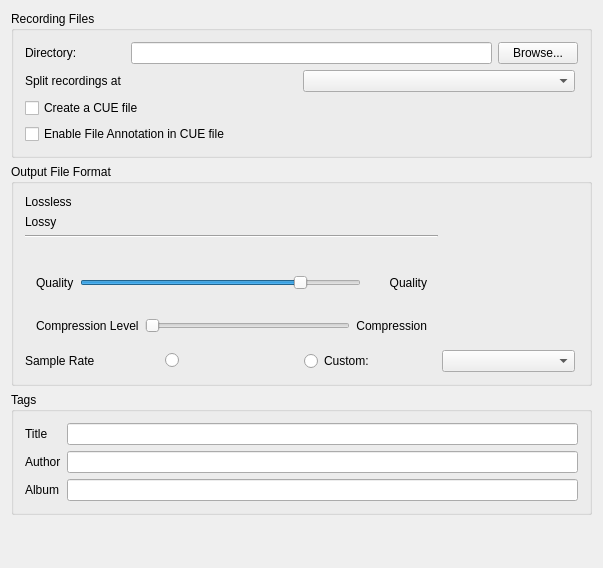
<?xml version="1.0" encoding="UTF-8"?>
<ui version="4.0">
 <class>DlgPrefRecordDlg</class>
 <widget class="QWidget" name="DlgPrefRecordDlg">
  <property name="geometry">
   <rect>
    <x>0</x>
    <y>0</y>
    <width>603</width>
    <height>568</height>
   </rect>
  </property>
  <property name="windowTitle">
   <string>Recording Preferences</string>
  </property>
  <layout class="QGridLayout" name="gridLayout_2">
   <item row="0" column="0" colspan="3">
    <widget class="QGroupBox" name="groupBoxRecordingsPath">
     <property name="title">
      <string>Recording Files</string>
     </property>
     <layout class="QGridLayout" name="gridLayout_Recordings">
      <item row="0" column="0">
       <widget class="QLabel" name="TextLabel_Recordings">
        <property name="enabled">
         <bool>true</bool>
        </property>
        <property name="minimumSize">
         <size>
          <width>100</width>
          <height>10</height>
         </size>
        </property>
        <property name="text">
         <string>Directory:</string>
        </property>
        <property name="wordWrap">
         <bool>false</bool>
        </property>
        <property name="buddy">
         <cstring>LineEditRecordings</cstring>
        </property>
       </widget>
      </item>
      <item row="0" column="1">
       <widget class="QLineEdit" name="LineEditRecordings">
        <property name="minimumSize">
         <size>
          <width>100</width>
          <height>10</height>
         </size>
        </property>
       </widget>
      </item>
      <item row="0" column="2">
       <widget class="QPushButton" name="PushButtonBrowseRecordings">
        <property name="text">
         <string>Browse...</string>
        </property>
       </widget>
      </item>
      <item row="1" column="0" colspan="3">
       <layout class="QHBoxLayout" name="splittingLayout">
        <property name="topMargin">
         <number>0</number>
        </property>
        <property name="rightMargin">
         <number>0</number>
        </property>
        <property name="bottomMargin">
         <number>0</number>
        </property>
        <property name="leftMargin">
         <number>0</number>
        </property>
        <item>
         <widget class="QLabel" name="LabelSplitting">
          <property name="text">
           <string>Split recordings at</string>
          </property>
          <property name="buddy">
           <cstring>comboBoxSplitting</cstring>
          </property>
         </widget>
        </item>
        <item>
         <widget class="QComboBox" name="comboBoxSplitting"/>
        </item>
        <item>
         <spacer name="horizontalSpacer_split">
          <property name="orientation">
           <enum>Qt::Horizontal</enum>
          </property>
          <property name="sizeType">
           <enum>QSizePolicy::MinimumExpanding</enum>
          </property>
         </spacer>
        </item>
       </layout>
      </item>
      <item row="2" column="0" colspan="3">
       <widget class="QCheckBox" name="CheckBoxRecordCueFile">
        <property name="text">
         <string>Create a CUE file</string>
        </property>
       </widget>
      </item>
      <item row="3" column="0" colspan="3">
       <widget class="QCheckBox" name="CheckBoxUseCueFileAnnotation">
        <property name="toolTip">
         <string>This will include the filepath for each track in the CUE file.
This option makes the CUE file less portable and can reveal personal
information from filepaths (i.e. username)</string>
        </property>
        <property name="text">
         <string>Enable File Annotation in CUE file</string>
        </property>
       </widget>
      </item>
     </layout>
    </widget>
   </item>

   <item row="1" column="0" colspan="3">
    <widget class="QGroupBox" name="groupBoxFileformat">
     <property name="title">
      <string>Output File Format</string>
     </property>
     <layout class="QGridLayout" name="gridLayout_4">

      <item row="7" column="0">
       <widget class="QLabel" name="LabelRecSampleRate">
        <property name="text">
         <string>Sample Rate</string>
        </property>
        <property name="buddy">
         <cstring>RadioButtonUseDefaultSampleRate</cstring>
        </property>
        <property name="buddy">
         <cstring>RadioButtonUseCustomSampleRate</cstring>
        </property>
        <property name="buddy">
         <cstring>comboBoxRecSampleRate</cstring>
        </property>
       </widget>
      </item>
      <item row="7" column="1" colspan="3">
       <layout class="QHBoxLayout" name="sampleRateLayout">
        <property name="topMargin">
         <number>0</number>
        </property>
        <property name="rightMargin">
         <number>0</number>
        </property>
        <property name="bottomMargin">
         <number>0</number>
        </property>
        <property name="leftMargin">
         <number>0</number>
        </property>
        <item>
         <widget class="QRadioButton" name="RadioButtonUseDefaultSampleRate">
          <property name="checked">
           <bool>false</bool>
          </property>
          <property name="toolTip">
           <string>Use the engine sample rate for better recording quality</string>
          </property>
          <attribute name="buttonGroup">
           <string notr="true">buttonGroupSampleRate</string>
          </attribute>
         </widget>
        </item>
        <item>
         <widget class="QRadioButton" name="RadioButtonUseCustomSampleRate">
          <property name="text">
           <string>Custom:</string>
          </property>
          <attribute name="buttonGroup">
           <string notr="true">buttonGroupSampleRate</string>
          </attribute>
         </widget>
        </item>
        <item>
         <widget class="QComboBox" name="comboBoxRecSampleRate">
         </widget>
        </item>
        <item>
         <spacer name="horizontalSpacer_samplerate">
          <property name="orientation">
           <enum>Qt::Horizontal</enum>
          </property>
          <property name="sizeType">
           <enum>QSizePolicy::MinimumExpanding</enum>
          </property>
         </spacer>
        </item>
       </layout>
      </item>

      <item row="0" column="0">
       <widget class="QLabel" name="LabelLossless">
        <property name="text">
         <string>Lossless</string>
        </property>
       </widget>
      </item>
      <item row="0" column="1" colspan="2">
       <layout class="QHBoxLayout" name="LosslessEncLayout">
        <property name="topMargin">
         <number>0</number>
        </property>
       </layout>
      </item>
      <item row="1" column="0">
       <widget class="QLabel" name="LabelLossy">
        <property name="text">
         <string>Lossy</string>
        </property>
       </widget>
      </item>
      <item row="1" column="1" colspan="2">
       <layout class="QHBoxLayout" name="LossyEncLayout"/>
      </item>
      <item row="2" column="0" colspan="3">
       <widget class="Line" name="line">
        <property name="orientation">
         <enum>Qt::Horizontal</enum>
        </property>
       </widget>
      </item>
      <item row="4" column="0">
       <widget class="QLabel" name="labelOptionGroup">
        <property name="minimumSize">
         <size>
          <width>0</width>
          <height>0</height>
         </size>
        </property>
        <property name="text">
         <string/>
        </property>
       </widget>
      </item>
      <item row="4" column="1" colspan="2">
       <layout class="QHBoxLayout" name="OptionGroupsLayout"/>
      </item>
      <item row="5" column="0" colspan="3">
       <widget class="QWidget" name="qualityGroup">
        <layout class="QHBoxLayout" name="qualityHLayout">
         <item>
          <widget class="QLabel" name="LabelQuality">
           <property name="text">
            <string>Quality</string>
           </property>
          </widget>
         </item>
         <item>
          <widget class="QSlider" name="SliderQuality">
           <property name="minimum">
            <number>1</number>
           </property>
           <property name="maximum">
            <number>11</number>
           </property>
           <property name="singleStep">
            <number>1</number>
           </property>
           <property name="pageStep">
            <number>1</number>
           </property>
           <property name="value">
            <number>9</number>
           </property>
           <property name="orientation">
            <enum>Qt::Horizontal</enum>
           </property>
           <property name="tickInterval">
            <number>5</number>
           </property>
          </widget>
         </item>
         <item>
          <widget class="QLabel" name="TextQuality">
           <property name="minimumSize">
            <size>
             <width>60</width>
             <height>0</height>
            </size>
           </property>
           <property name="text">
            <string>Quality</string>
           </property>
           <property name="alignment">
            <set>Qt::AlignRight|Qt::AlignTrailing|Qt::AlignVCenter</set>
           </property>
           <property name="wordWrap">
            <bool>false</bool>
           </property>
           <property name="buddy">
            <cstring>SliderQuality</cstring>
           </property>
          </widget>
         </item>
        </layout>
       </widget>
      </item>
      <item row="6" column="0" colspan="3">
       <widget class="QWidget" name="compressionGroup">
        <layout class="QHBoxLayout" name="compressionHLayout">
         <item>
          <widget class="QLabel" name="LabelCompression">
           <property name="text">
            <string>Compression Level</string>
           </property>
          </widget>
         </item>
         <item>
          <widget class="QSlider" name="SliderCompression">
           <property name="orientation">
            <enum>Qt::Horizontal</enum>
           </property>
          </widget>
         </item>
         <item>
          <widget class="QLabel" name="TextCompression">
           <property name="minimumSize">
            <size>
             <width>60</width>
             <height>0</height>
            </size>
           </property>
           <property name="text">
            <string>Compression</string>
           </property>
           <property name="alignment">
            <set>Qt::AlignRight|Qt::AlignTrailing|Qt::AlignVCenter</set>
           </property>
           <property name="buddy">
            <cstring>SliderCompression</cstring>
           </property>
          </widget>
         </item>
        </layout>
       </widget>
      </item>
     </layout>
    </widget>
   </item>

   <item row="2" column="0" colspan="3">
    <widget class="QGroupBox" name="groupBoxTags">
     <property name="title">
      <string>Tags</string>
     </property>
     <layout class="QFormLayout" name="formLayout">
      <item row="0" column="0">
       <widget class="QLabel" name="LabelTitle">
        <property name="text">
         <string>Title</string>
        </property>
        <property name="wordWrap">
         <bool>false</bool>
        </property>
        <property name="buddy">
         <cstring>LineEditTitle</cstring>
        </property>
       </widget>
      </item>
      <item row="0" column="1">
       <widget class="QLineEdit" name="LineEditTitle"/>
      </item>
      <item row="1" column="0">
       <widget class="QLabel" name="LabelAuthor">
        <property name="text">
         <string>Author</string>
        </property>
        <property name="wordWrap">
         <bool>false</bool>
        </property>
        <property name="buddy">
         <cstring>LineEditAuthor</cstring>
        </property>
       </widget>
      </item>
      <item row="1" column="1">
       <widget class="QLineEdit" name="LineEditAuthor"/>
      </item>
      <item row="2" column="0">
       <widget class="QLabel" name="LabelAlbum">
        <property name="text">
         <string>Album</string>
        </property>
        <property name="wordWrap">
         <bool>false</bool>
        </property>
        <property name="buddy">
         <cstring>LineEditAlbum</cstring>
        </property>
       </widget>
      </item>
      <item row="2" column="1">
       <widget class="QLineEdit" name="LineEditAlbum"/>
      </item>
     </layout>
    </widget>
   </item>

   <item row="7" column="1">
    <spacer>
     <property name="orientation">
      <enum>Qt::Vertical</enum>
     </property>
     <property name="sizeHint" stdset="0">
      <size>
       <width>20</width>
       <height>51</height>
      </size>
     </property>
    </spacer>
   </item>
  </layout>
 </widget>
 <layoutdefault spacing="6" margin="11"/>
 <tabstops>
  <tabstop>LineEditRecordings</tabstop>
  <tabstop>PushButtonBrowseRecordings</tabstop>
  <tabstop>comboBoxSplitting</tabstop>
  <tabstop>CheckBoxRecordCueFile</tabstop>
  <tabstop>CheckBoxUseCueFileAnnotation</tabstop>
  <tabstop>RadioButtonUseDefaultSampleRate</tabstop>
  <tabstop>RadioButtonUseCustomSampleRate</tabstop>
  <tabstop>comboBoxRecSampleRate</tabstop>
  <tabstop>SliderCompression</tabstop>
  <tabstop>SliderQuality</tabstop>
  <tabstop>LineEditTitle</tabstop>
  <tabstop>LineEditAuthor</tabstop>
  <tabstop>LineEditAlbum</tabstop>
 </tabstops>
 <resources/>
 <connections/>
 <buttongroups>
  <buttongroup name="buttonGroupSampleRate"/>
 </buttongroups>
</ui>
